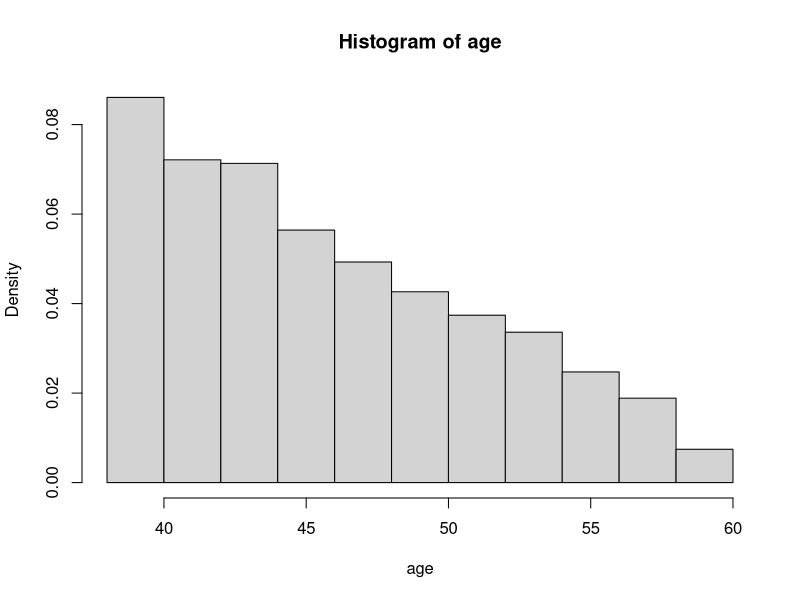
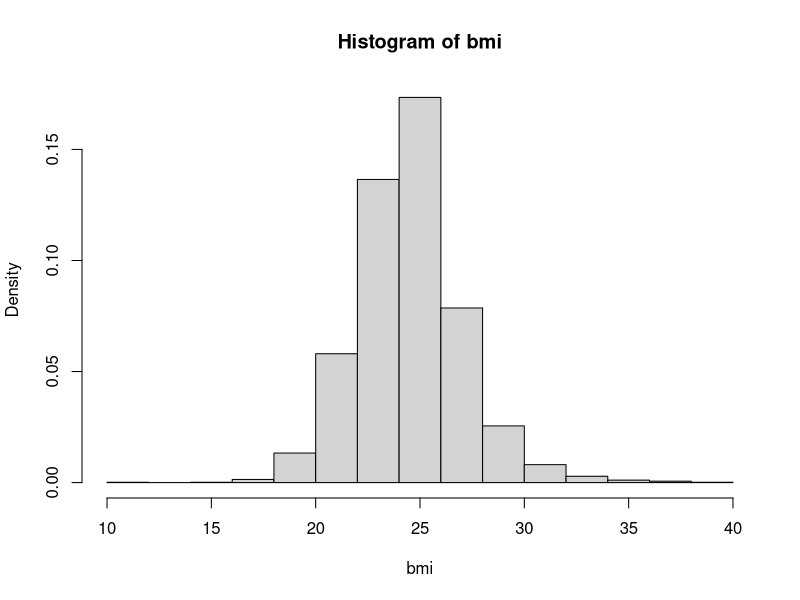
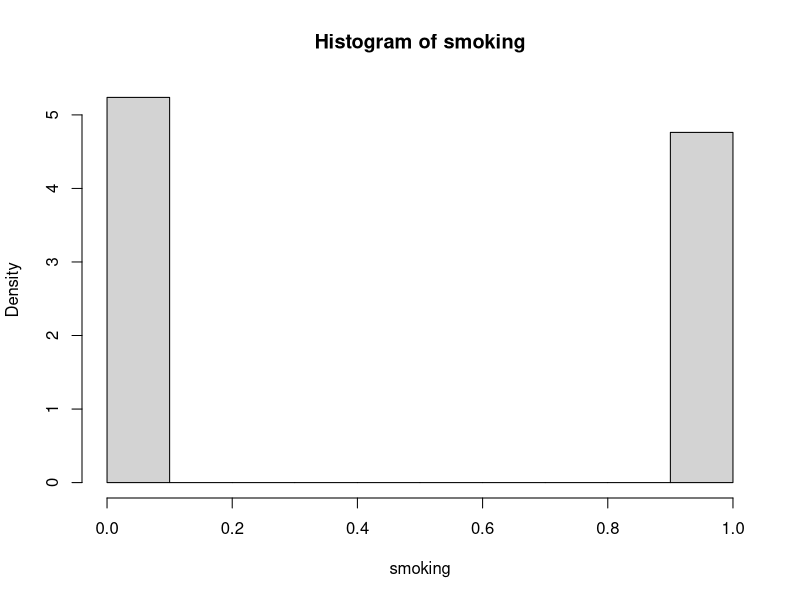
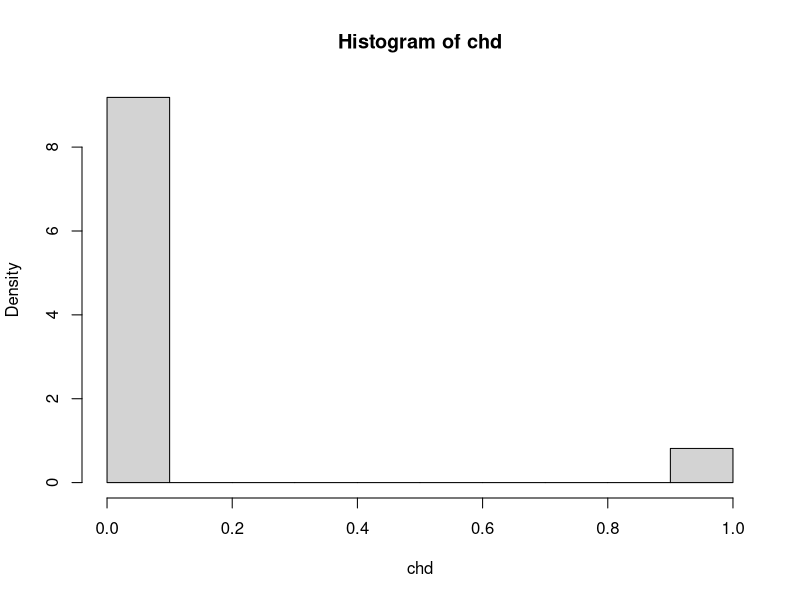
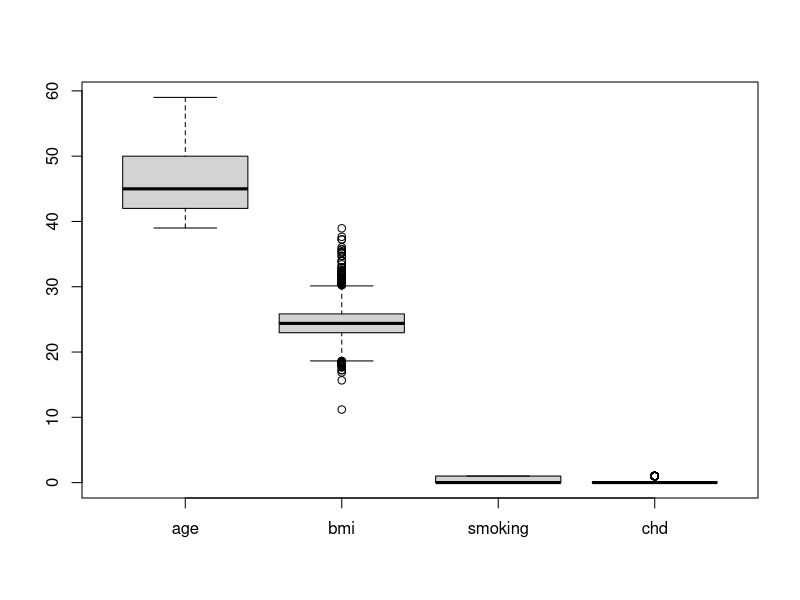
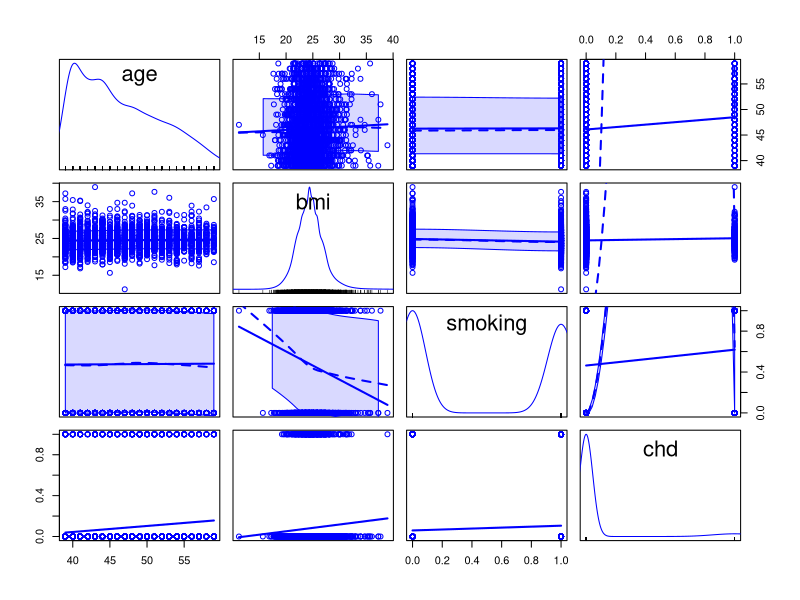
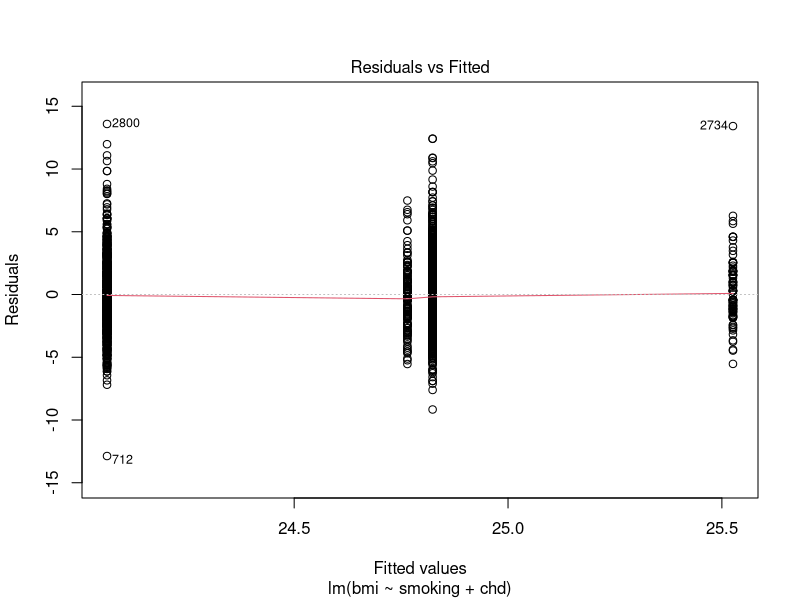
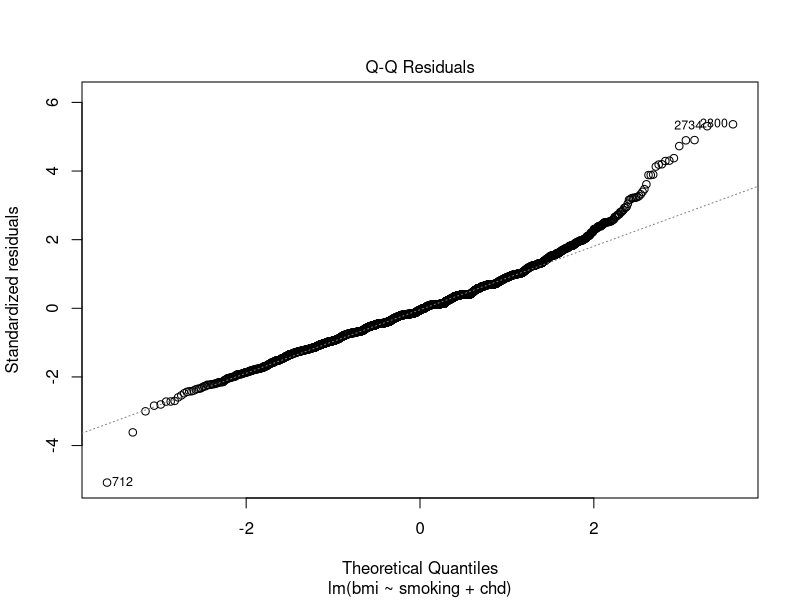

Recreate these plots in R, in order.
library(carData)
library(car)
library(MASS)
setwd("C:/Users/Duker/Desktop/Fall 2020/CS 624/Quizzes/Practice Quiz 1")

# Problem 1 ####
# 1a ####
data = read.table("wcgs_short.txt", header = T)
head(data)

# 1b ####
dim(data)
names(data)
attach(data)

summary(data)
hist(age, freq = F)
hist(bmi, freq = F)
hist(smoking, freq = F)
hist(chd, freq = F)
boxplot(data)

# 1c ####
scatterplotMatrix(~age + bmi + smoking + chd)

# 1d ####
mlm = lm(bmi ~., data = data)
stepAIC(mlm)

# 1e ####
best.lm = lm(bmi~ smoking + chd)
plot(best.lm, which = c(1))
plot(best.lm, which = c(2))
plot(best.lm, which = c(3))
plot(best.lm, which = c(4))
plot(best.lm, which = c(5)) #Cook's Distance (Residuals vs. Leverage)
summary(best.lm)

#1g ####
smoking.example = 0
chd.example = 1
newdata = data.frame(smoking = smoking.example, chd = chd.example)

predict(best.lm, newdata, interval = 'prediction')
